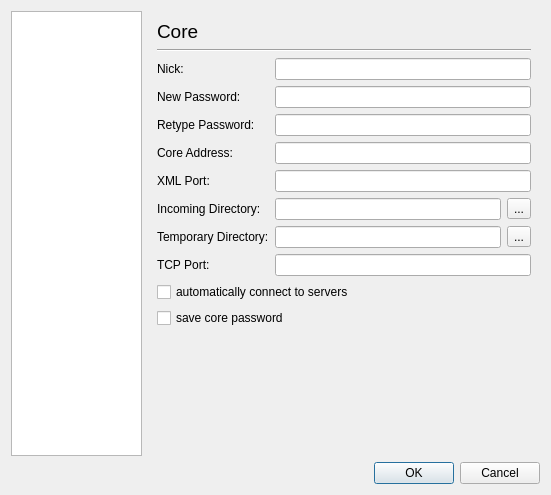
<?xml version="1.0" encoding="UTF-8"?>
<ui version="4.0">
 <class>OptionsDialogBase</class>
 <widget class="QDialog" name="OptionsDialogBase">
  <property name="geometry">
   <rect>
    <x>0</x>
    <y>0</y>
    <width>551</width>
    <height>495</height>
   </rect>
  </property>
  <property name="windowTitle">
   <string>Configure</string>
  </property>
  <property name="windowIcon">
   <iconset resource="images.qrc">
    <normaloff>:/juicer.png</normaloff>:/juicer.png</iconset>
  </property>
  <layout class="QGridLayout" name="gridLayout">
   <item row="0" column="0">
    <widget class="QListWidget" name="listWidget">
     <property name="sizePolicy">
      <sizepolicy hsizetype="Fixed" vsizetype="Expanding">
       <horstretch>0</horstretch>
       <verstretch>0</verstretch>
      </sizepolicy>
     </property>
     <property name="minimumSize">
      <size>
       <width>131</width>
       <height>0</height>
      </size>
     </property>
     <property name="maximumSize">
      <size>
       <width>131</width>
       <height>16777215</height>
      </size>
     </property>
     <property name="autoScroll">
      <bool>false</bool>
     </property>
     <property name="selectionBehavior">
      <enum>QAbstractItemView::SelectRows</enum>
     </property>
    </widget>
   </item>
   <item row="1" column="1">
    <widget class="QDialogButtonBox" name="buttonBox">
     <property name="standardButtons">
      <set>QDialogButtonBox::Cancel|QDialogButtonBox::Ok</set>
     </property>
    </widget>
   </item>
   <item row="0" column="1">
    <widget class="QStackedWidget" name="stackedWidget">
     <property name="sizePolicy">
      <sizepolicy hsizetype="Expanding" vsizetype="Expanding">
       <horstretch>1</horstretch>
       <verstretch>1</verstretch>
      </sizepolicy>
     </property>
     <property name="frameShape">
      <enum>QFrame::NoFrame</enum>
     </property>
     <property name="currentIndex">
      <number>0</number>
     </property>
     <widget class="QWidget" name="Core">
      <layout class="QVBoxLayout" name="verticalLayout">
       <item>
        <widget class="QLabel" name="label_24">
         <property name="font">
          <font>
           <pointsize>14</pointsize>
          </font>
         </property>
         <property name="text">
          <string>Core</string>
         </property>
        </widget>
       </item>
       <item>
        <widget class="Line" name="line">
         <property name="orientation">
          <enum>Qt::Horizontal</enum>
         </property>
        </widget>
       </item>
       <item>
        <layout class="QFormLayout" name="formLayout">
         <property name="labelAlignment">
          <set>Qt::AlignLeading|Qt::AlignLeft|Qt::AlignVCenter</set>
         </property>
         <item row="0" column="0">
          <widget class="QLabel" name="nickLabel">
           <property name="text">
            <string>Nick:</string>
           </property>
          </widget>
         </item>
         <item row="0" column="1">
          <widget class="QLineEdit" name="nickEdit"/>
         </item>
         <item row="1" column="0">
          <widget class="QLabel" name="passwordLabel">
           <property name="text">
            <string>New Password:</string>
           </property>
          </widget>
         </item>
         <item row="1" column="1">
          <widget class="QLineEdit" name="passwordEdit">
           <property name="echoMode">
            <enum>QLineEdit::Password</enum>
           </property>
          </widget>
         </item>
         <item row="2" column="0">
          <widget class="QLabel" name="retypeLabel">
           <property name="text">
            <string>Retype Password:</string>
           </property>
          </widget>
         </item>
         <item row="2" column="1">
          <widget class="QLineEdit" name="retypeEdit">
           <property name="echoMode">
            <enum>QLineEdit::Password</enum>
           </property>
          </widget>
         </item>
         <item row="3" column="0">
          <widget class="QLabel" name="coreLabel">
           <property name="text">
            <string>Core Address:</string>
           </property>
          </widget>
         </item>
         <item row="3" column="1">
          <widget class="QLineEdit" name="coreEdit"/>
         </item>
         <item row="4" column="0">
          <widget class="QLabel" name="xmlLabel">
           <property name="text">
            <string>XML Port:</string>
           </property>
          </widget>
         </item>
         <item row="4" column="1">
          <widget class="QLineEdit" name="xmlEdit"/>
         </item>
         <item row="5" column="0">
          <widget class="QLabel" name="incomingLabel">
           <property name="text">
            <string>Incoming Directory:</string>
           </property>
          </widget>
         </item>
         <item row="5" column="1">
          <layout class="QHBoxLayout" name="horizontalLayout">
           <item>
            <widget class="QLineEdit" name="incomingEdit"/>
           </item>
           <item>
            <widget class="QToolButton" name="incomingButton">
             <property name="text">
              <string>...</string>
             </property>
            </widget>
           </item>
          </layout>
         </item>
         <item row="6" column="0">
          <widget class="QLabel" name="tempLabel">
           <property name="text">
            <string>Temporary Directory:</string>
           </property>
          </widget>
         </item>
         <item row="6" column="1">
          <layout class="QHBoxLayout" name="horizontalLayout_2">
           <item>
            <widget class="QLineEdit" name="tempEdit"/>
           </item>
           <item>
            <widget class="QToolButton" name="tempButton">
             <property name="text">
              <string>...</string>
             </property>
            </widget>
           </item>
          </layout>
         </item>
         <item row="7" column="0">
          <widget class="QLabel" name="tcpLabel">
           <property name="text">
            <string>TCP Port:</string>
           </property>
          </widget>
         </item>
         <item row="7" column="1">
          <widget class="QLineEdit" name="tcpEdit"/>
         </item>
        </layout>
       </item>
       <item>
        <widget class="QCheckBox" name="autoConnect">
         <property name="text">
          <string>automatically connect to servers</string>
         </property>
        </widget>
       </item>
       <item>
        <widget class="QCheckBox" name="savePassword">
         <property name="text">
          <string>save core password</string>
         </property>
        </widget>
       </item>
       <item>
        <spacer name="verticalSpacer_2">
         <property name="orientation">
          <enum>Qt::Vertical</enum>
         </property>
         <property name="sizeHint" stdset="0">
          <size>
           <width>20</width>
           <height>28</height>
          </size>
         </property>
        </spacer>
       </item>
      </layout>
     </widget>
     <widget class="QWidget" name="Limits">
      <layout class="QVBoxLayout" name="verticalLayout_2">
       <item>
        <widget class="QLabel" name="label_25">
         <property name="font">
          <font>
           <pointsize>14</pointsize>
          </font>
         </property>
         <property name="text">
          <string>Limits</string>
         </property>
        </widget>
       </item>
       <item>
        <widget class="Line" name="line_2">
         <property name="orientation">
          <enum>Qt::Horizontal</enum>
         </property>
        </widget>
       </item>
       <item>
        <layout class="QFormLayout" name="formLayout_2">
         <property name="labelAlignment">
          <set>Qt::AlignLeading|Qt::AlignLeft|Qt::AlignVCenter</set>
         </property>
         <item row="0" column="0">
          <widget class="QLabel" name="downLabel">
           <property name="sizePolicy">
            <sizepolicy hsizetype="Preferred" vsizetype="Preferred">
             <horstretch>50</horstretch>
             <verstretch>0</verstretch>
            </sizepolicy>
           </property>
           <property name="text">
            <string>Max. Download Speed:</string>
           </property>
          </widget>
         </item>
         <item row="0" column="1">
          <widget class="QSpinBox" name="downSpin">
           <property name="sizePolicy">
            <sizepolicy hsizetype="Minimum" vsizetype="Fixed">
             <horstretch>1</horstretch>
             <verstretch>0</verstretch>
            </sizepolicy>
           </property>
           <property name="alignment">
            <set>Qt::AlignRight</set>
           </property>
           <property name="suffix">
            <string> kByte/s</string>
           </property>
           <property name="maximum">
            <number>9999</number>
           </property>
          </widget>
         </item>
         <item row="1" column="0">
          <widget class="QLabel" name="upLabel">
           <property name="sizePolicy">
            <sizepolicy hsizetype="Preferred" vsizetype="Preferred">
             <horstretch>50</horstretch>
             <verstretch>0</verstretch>
            </sizepolicy>
           </property>
           <property name="text">
            <string>Max. Upload Speed:</string>
           </property>
          </widget>
         </item>
         <item row="1" column="1">
          <widget class="QSpinBox" name="upSpin">
           <property name="sizePolicy">
            <sizepolicy hsizetype="Minimum" vsizetype="Fixed">
             <horstretch>1</horstretch>
             <verstretch>0</verstretch>
            </sizepolicy>
           </property>
           <property name="alignment">
            <set>Qt::AlignRight</set>
           </property>
           <property name="suffix">
            <string> kByte/s</string>
           </property>
           <property name="maximum">
            <number>9999</number>
           </property>
          </widget>
         </item>
         <item row="2" column="0">
          <widget class="QLabel" name="slotLabel">
           <property name="sizePolicy">
            <sizepolicy hsizetype="Preferred" vsizetype="Preferred">
             <horstretch>50</horstretch>
             <verstretch>0</verstretch>
            </sizepolicy>
           </property>
           <property name="text">
            <string>Max. Speed Per Slot:</string>
           </property>
          </widget>
         </item>
         <item row="2" column="1">
          <widget class="QSpinBox" name="slotSpin">
           <property name="sizePolicy">
            <sizepolicy hsizetype="Minimum" vsizetype="Fixed">
             <horstretch>1</horstretch>
             <verstretch>0</verstretch>
            </sizepolicy>
           </property>
           <property name="alignment">
            <set>Qt::AlignRight</set>
           </property>
           <property name="suffix">
            <string> kByte/s</string>
           </property>
           <property name="maximum">
            <number>9999</number>
           </property>
          </widget>
         </item>
         <item row="3" column="0">
          <widget class="QLabel" name="sourcesLabel">
           <property name="sizePolicy">
            <sizepolicy hsizetype="Preferred" vsizetype="Preferred">
             <horstretch>50</horstretch>
             <verstretch>0</verstretch>
            </sizepolicy>
           </property>
           <property name="text">
            <string>Max. Sources Per File:</string>
           </property>
          </widget>
         </item>
         <item row="3" column="1">
          <widget class="QSpinBox" name="sourcesSpin">
           <property name="sizePolicy">
            <sizepolicy hsizetype="Minimum" vsizetype="Fixed">
             <horstretch>1</horstretch>
             <verstretch>0</verstretch>
            </sizepolicy>
           </property>
           <property name="alignment">
            <set>Qt::AlignRight</set>
           </property>
           <property name="suffix">
            <string/>
           </property>
           <property name="maximum">
            <number>9999</number>
           </property>
          </widget>
         </item>
         <item row="4" column="0">
          <widget class="QLabel" name="connectionsLabel">
           <property name="sizePolicy">
            <sizepolicy hsizetype="Preferred" vsizetype="Preferred">
             <horstretch>50</horstretch>
             <verstretch>0</verstretch>
            </sizepolicy>
           </property>
           <property name="text">
            <string>Max. Connections:</string>
           </property>
          </widget>
         </item>
         <item row="4" column="1">
          <widget class="QSpinBox" name="connectionsSpin">
           <property name="sizePolicy">
            <sizepolicy hsizetype="Minimum" vsizetype="Fixed">
             <horstretch>1</horstretch>
             <verstretch>0</verstretch>
            </sizepolicy>
           </property>
           <property name="alignment">
            <set>Qt::AlignRight</set>
           </property>
           <property name="suffix">
            <string/>
           </property>
           <property name="maximum">
            <number>9999</number>
           </property>
          </widget>
         </item>
         <item row="5" column="0">
          <widget class="QLabel" name="newLabel">
           <property name="sizePolicy">
            <sizepolicy hsizetype="Preferred" vsizetype="Preferred">
             <horstretch>50</horstretch>
             <verstretch>0</verstretch>
            </sizepolicy>
           </property>
           <property name="text">
            <string>Max. New Connections:</string>
           </property>
          </widget>
         </item>
         <item row="5" column="1">
          <widget class="QSpinBox" name="newSpin">
           <property name="sizePolicy">
            <sizepolicy hsizetype="Minimum" vsizetype="Fixed">
             <horstretch>1</horstretch>
             <verstretch>0</verstretch>
            </sizepolicy>
           </property>
           <property name="alignment">
            <set>Qt::AlignRight</set>
           </property>
           <property name="suffix">
            <string> per 10 seconds</string>
           </property>
           <property name="maximum">
            <number>9999</number>
           </property>
          </widget>
         </item>
        </layout>
       </item>
       <item>
        <spacer name="verticalSpacer_4">
         <property name="orientation">
          <enum>Qt::Vertical</enum>
         </property>
         <property name="sizeHint" stdset="0">
          <size>
           <width>20</width>
           <height>152</height>
          </size>
         </property>
        </spacer>
       </item>
      </layout>
     </widget>
     <widget class="QWidget" name="Appearance">
      <layout class="QVBoxLayout" name="verticalLayout_15">
       <item>
        <widget class="QLabel" name="label_26">
         <property name="font">
          <font>
           <pointsize>14</pointsize>
          </font>
         </property>
         <property name="text">
          <string>Appearance</string>
         </property>
        </widget>
       </item>
       <item>
        <widget class="Line" name="line_3">
         <property name="orientation">
          <enum>Qt::Horizontal</enum>
         </property>
        </widget>
       </item>
       <item>
        <widget class="QCheckBox" name="showSplash">
         <property name="text">
          <string>show splash screen on startup</string>
         </property>
        </widget>
       </item>
       <item>
        <widget class="QCheckBox" name="trayCheckBox">
         <property name="text">
          <string>use tray icon</string>
         </property>
        </widget>
       </item>
       <item>
        <widget class="QCheckBox" name="altRowsCheckBox">
         <property name="text">
          <string>alternating row colors</string>
         </property>
        </widget>
       </item>
       <item>
        <layout class="QFormLayout" name="formLayout_4">
         <property name="labelAlignment">
          <set>Qt::AlignLeading|Qt::AlignLeft|Qt::AlignVCenter</set>
         </property>
         <item row="0" column="0">
          <widget class="QLabel" name="label_30">
           <property name="sizePolicy">
            <sizepolicy hsizetype="Preferred" vsizetype="Preferred">
             <horstretch>0</horstretch>
             <verstretch>0</verstretch>
            </sizepolicy>
           </property>
           <property name="maximumSize">
            <size>
             <width>66</width>
             <height>16777215</height>
            </size>
           </property>
           <property name="text">
            <string>language:</string>
           </property>
          </widget>
         </item>
         <item row="0" column="1">
          <layout class="QHBoxLayout" name="horizontalLayout_3">
           <item>
            <widget class="QComboBox" name="languageComboBox">
             <property name="sizePolicy">
              <sizepolicy hsizetype="Preferred" vsizetype="Fixed">
               <horstretch>0</horstretch>
               <verstretch>0</verstretch>
              </sizepolicy>
             </property>
            </widget>
           </item>
           <item>
            <spacer name="horizontalSpacer">
             <property name="orientation">
              <enum>Qt::Horizontal</enum>
             </property>
             <property name="sizeHint" stdset="0">
              <size>
               <width>40</width>
               <height>20</height>
              </size>
             </property>
            </spacer>
           </item>
          </layout>
         </item>
         <item row="1" column="0">
          <widget class="QLabel" name="label_32">
           <property name="sizePolicy">
            <sizepolicy hsizetype="Preferred" vsizetype="Preferred">
             <horstretch>0</horstretch>
             <verstretch>0</verstretch>
            </sizepolicy>
           </property>
           <property name="text">
            <string>font:</string>
           </property>
          </widget>
         </item>
         <item row="1" column="1">
          <layout class="QHBoxLayout" name="horizontalLayout_4">
           <item>
            <widget class="QFontComboBox" name="fontComboBox">
             <property name="sizePolicy">
              <sizepolicy hsizetype="Preferred" vsizetype="Fixed">
               <horstretch>0</horstretch>
               <verstretch>0</verstretch>
              </sizepolicy>
             </property>
            </widget>
           </item>
           <item>
            <widget class="QComboBox" name="fontSizeComboBox"/>
           </item>
          </layout>
         </item>
        </layout>
       </item>
       <item>
        <widget class="QGroupBox" name="groupBox_4">
         <property name="title">
          <string>Show Elements</string>
         </property>
         <layout class="QVBoxLayout" name="verticalLayout_13">
          <item>
           <widget class="QTabWidget" name="tabWidget">
            <property name="sizePolicy">
             <sizepolicy hsizetype="Expanding" vsizetype="Preferred">
              <horstretch>0</horstretch>
              <verstretch>0</verstretch>
             </sizepolicy>
            </property>
            <property name="minimumSize">
             <size>
              <width>0</width>
              <height>0</height>
             </size>
            </property>
            <property name="currentIndex">
             <number>0</number>
            </property>
            <widget class="QWidget" name="downloads">
             <attribute name="title">
              <string>Downloads</string>
             </attribute>
             <layout class="QVBoxLayout" name="verticalLayout_3">
              <property name="margin">
               <number>0</number>
              </property>
              <item>
               <widget class="QListWidget" name="downloadTabList">
                <property name="enabled">
                 <bool>true</bool>
                </property>
                <property name="sizePolicy">
                 <sizepolicy hsizetype="Expanding" vsizetype="MinimumExpanding">
                  <horstretch>20</horstretch>
                  <verstretch>0</verstretch>
                 </sizepolicy>
                </property>
                <property name="minimumSize">
                 <size>
                  <width>143</width>
                  <height>100</height>
                 </size>
                </property>
                <property name="maximumSize">
                 <size>
                  <width>9999</width>
                  <height>9999</height>
                 </size>
                </property>
                <property name="sizeIncrement">
                 <size>
                  <width>10</width>
                  <height>0</height>
                 </size>
                </property>
                <property name="selectionMode">
                 <enum>QAbstractItemView::NoSelection</enum>
                </property>
               </widget>
              </item>
             </layout>
            </widget>
            <widget class="QWidget" name="uploads">
             <attribute name="title">
              <string>Uploads</string>
             </attribute>
             <layout class="QVBoxLayout" name="verticalLayout_14">
              <property name="margin">
               <number>0</number>
              </property>
              <item>
               <widget class="QListWidget" name="uploadTabList">
                <property name="enabled">
                 <bool>true</bool>
                </property>
                <property name="sizePolicy">
                 <sizepolicy hsizetype="Expanding" vsizetype="Expanding">
                  <horstretch>20</horstretch>
                  <verstretch>0</verstretch>
                 </sizepolicy>
                </property>
                <property name="minimumSize">
                 <size>
                  <width>143</width>
                  <height>100</height>
                 </size>
                </property>
                <property name="maximumSize">
                 <size>
                  <width>9999</width>
                  <height>9999</height>
                 </size>
                </property>
                <property name="sizeIncrement">
                 <size>
                  <width>10</width>
                  <height>0</height>
                 </size>
                </property>
                <property name="selectionMode">
                 <enum>QAbstractItemView::NoSelection</enum>
                </property>
               </widget>
              </item>
             </layout>
            </widget>
            <widget class="QWidget" name="statusbar">
             <attribute name="title">
              <string>Statusbar</string>
             </attribute>
             <layout class="QVBoxLayout" name="verticalLayout_12">
              <property name="margin">
               <number>0</number>
              </property>
              <item>
               <widget class="QListWidget" name="statusbarList">
                <property name="sizePolicy">
                 <sizepolicy hsizetype="Expanding" vsizetype="Minimum">
                  <horstretch>100</horstretch>
                  <verstretch>0</verstretch>
                 </sizepolicy>
                </property>
                <property name="minimumSize">
                 <size>
                  <width>143</width>
                  <height>100</height>
                 </size>
                </property>
                <property name="maximumSize">
                 <size>
                  <width>9999</width>
                  <height>9999</height>
                 </size>
                </property>
                <property name="sizeIncrement">
                 <size>
                  <width>10</width>
                  <height>0</height>
                 </size>
                </property>
                <property name="selectionMode">
                 <enum>QAbstractItemView::NoSelection</enum>
                </property>
               </widget>
              </item>
             </layout>
            </widget>
           </widget>
          </item>
         </layout>
        </widget>
       </item>
       <item>
        <spacer name="verticalSpacer_8">
         <property name="orientation">
          <enum>Qt::Vertical</enum>
         </property>
         <property name="sizeHint" stdset="0">
          <size>
           <width>20</width>
           <height>43</height>
          </size>
         </property>
        </spacer>
       </item>
      </layout>
     </widget>
     <widget class="QWidget" name="Behaviour">
      <layout class="QVBoxLayout" name="verticalLayout_10">
       <item>
        <widget class="QLabel" name="label_27">
         <property name="font">
          <font>
           <pointsize>14</pointsize>
          </font>
         </property>
         <property name="text">
          <string>Behaviour</string>
         </property>
        </widget>
       </item>
       <item>
        <widget class="Line" name="line_4">
         <property name="orientation">
          <enum>Qt::Horizontal</enum>
         </property>
        </widget>
       </item>
       <item>
        <layout class="QFormLayout" name="formLayout_5">
         <property name="labelAlignment">
          <set>Qt::AlignLeading|Qt::AlignLeft|Qt::AlignVCenter</set>
         </property>
         <item row="0" column="0">
          <widget class="QLabel" name="label_9">
           <property name="text">
            <string>Refresh:</string>
           </property>
          </widget>
         </item>
         <item row="0" column="1">
          <layout class="QHBoxLayout" name="horizontalLayout_5">
           <item>
            <widget class="QSpinBox" name="refreshSpin">
             <property name="maximumSize">
              <size>
               <width>100</width>
               <height>16777215</height>
              </size>
             </property>
             <property name="suffix">
              <string>sec.</string>
             </property>
             <property name="minimum">
              <number>1</number>
             </property>
            </widget>
           </item>
           <item>
            <spacer name="horizontalSpacer_2">
             <property name="orientation">
              <enum>Qt::Horizontal</enum>
             </property>
             <property name="sizeHint" stdset="0">
              <size>
               <width>40</width>
               <height>20</height>
              </size>
             </property>
            </spacer>
           </item>
          </layout>
         </item>
         <item row="1" column="0">
          <widget class="QLabel" name="label_8">
           <property name="text">
            <string>Server Source:</string>
           </property>
          </widget>
         </item>
         <item row="1" column="1">
          <widget class="QLineEdit" name="serverEdit"/>
         </item>
         <item row="2" column="1">
          <widget class="QCheckBox" name="fetchServersCheckBox">
           <property name="text">
            <string>fetch new servers on startup</string>
           </property>
          </widget>
         </item>
        </layout>
       </item>
       <item>
        <widget class="QCheckBox" name="checkUpdatesCheckBox">
         <property name="text">
          <string>automatically check for updates
(not all platforms are supported)</string>
         </property>
        </widget>
       </item>
       <item>
        <widget class="QCheckBox" name="observeClipboardCheckBox">
         <property name="text">
          <string>automatically add links from the clipboard</string>
         </property>
        </widget>
       </item>
       <item>
        <widget class="QCheckBox" name="quitGUIAfterCoreExitCheckBox">
         <property name="text">
          <string>quit Juicer after exiting the Core</string>
         </property>
        </widget>
       </item>
       <item>
        <widget class="QGroupBox" name="handlerGroupBox">
         <property name="title">
          <string>ajfsp:// handler</string>
         </property>
         <layout class="QVBoxLayout" name="verticalLayout_4">
          <property name="topMargin">
           <number>4</number>
          </property>
          <item>
           <layout class="QHBoxLayout" name="horizontalLayout_10">
            <item>
             <widget class="QCheckBox" name="handlerCheckCheckBox">
              <property name="text">
               <string>check on startup</string>
              </property>
             </widget>
            </item>
            <item>
             <widget class="QCheckBox" name="handlerDefaultCheckBox">
              <property name="text">
               <string>set as default</string>
              </property>
             </widget>
            </item>
           </layout>
          </item>
          <item>
           <widget class="QPushButton" name="handlerPushButton">
            <property name="text">
             <string>make default application now</string>
            </property>
           </widget>
          </item>
         </layout>
        </widget>
       </item>
       <item>
        <spacer name="verticalSpacer_3">
         <property name="orientation">
          <enum>Qt::Vertical</enum>
         </property>
         <property name="sizeHint" stdset="0">
          <size>
           <width>20</width>
           <height>255</height>
          </size>
         </property>
        </spacer>
       </item>
      </layout>
     </widget>
     <widget class="QWidget" name="Seite">
      <layout class="QVBoxLayout" name="verticalLayout_24">
       <item>
        <widget class="QLabel" name="label_3">
         <property name="font">
          <font>
           <pointsize>14</pointsize>
          </font>
         </property>
         <property name="text">
          <string>Search</string>
         </property>
        </widget>
       </item>
       <item>
        <widget class="Line" name="line_15">
         <property name="orientation">
          <enum>Qt::Horizontal</enum>
         </property>
        </widget>
       </item>
       <item>
        <widget class="QLabel" name="label_4">
         <property name="text">
          <string>file suffixes (separated by space, without dot):</string>
         </property>
        </widget>
       </item>
       <item>
        <layout class="QFormLayout" name="formLayout_17">
         <property name="labelAlignment">
          <set>Qt::AlignLeading|Qt::AlignLeft|Qt::AlignVCenter</set>
         </property>
         <item row="0" column="0">
          <widget class="QLabel" name="label_5">
           <property name="text">
            <string>Video:</string>
           </property>
          </widget>
         </item>
         <item row="0" column="1">
          <widget class="QLineEdit" name="videoEdit"/>
         </item>
         <item row="1" column="0">
          <widget class="QLabel" name="label_6">
           <property name="text">
            <string>Audio:</string>
           </property>
          </widget>
         </item>
         <item row="1" column="1">
          <widget class="QLineEdit" name="audioEdit"/>
         </item>
         <item row="2" column="0">
          <widget class="QLabel" name="label_7">
           <property name="text">
            <string>Image:</string>
           </property>
          </widget>
         </item>
         <item row="2" column="1">
          <widget class="QLineEdit" name="imageEdit"/>
         </item>
         <item row="3" column="0">
          <widget class="QLabel" name="label_12">
           <property name="text">
            <string>Text:</string>
           </property>
          </widget>
         </item>
         <item row="3" column="1">
          <widget class="QLineEdit" name="textEdit"/>
         </item>
         <item row="4" column="0">
          <widget class="QLabel" name="label_13">
           <property name="text">
            <string>Archive:</string>
           </property>
          </widget>
         </item>
         <item row="4" column="1">
          <widget class="QLineEdit" name="archiveEdit"/>
         </item>
         <item row="5" column="0">
          <widget class="QLabel" name="label_14">
           <property name="text">
            <string>CD/DVD:</string>
           </property>
          </widget>
         </item>
         <item row="5" column="1">
          <widget class="QLineEdit" name="cddvdEdit"/>
         </item>
        </layout>
       </item>
       <item>
        <spacer name="verticalSpacer_7">
         <property name="orientation">
          <enum>Qt::Vertical</enum>
         </property>
         <property name="sizeHint" stdset="0">
          <size>
           <width>20</width>
           <height>151</height>
          </size>
         </property>
        </spacer>
       </item>
      </layout>
     </widget>
     <widget class="QWidget" name="Launching">
      <layout class="QVBoxLayout" name="verticalLayout_6">
       <item>
        <widget class="QLabel" name="label_28">
         <property name="font">
          <font>
           <pointsize>14</pointsize>
          </font>
         </property>
         <property name="text">
          <string>Launching</string>
         </property>
        </widget>
       </item>
       <item>
        <widget class="Line" name="line_5">
         <property name="orientation">
          <enum>Qt::Horizontal</enum>
         </property>
        </widget>
       </item>
       <item>
        <layout class="QFormLayout" name="formLayout_8">
         <item row="0" column="0">
          <widget class="QLabel" name="label_22">
           <property name="sizePolicy">
            <sizepolicy hsizetype="Fixed" vsizetype="Fixed">
             <horstretch>0</horstretch>
             <verstretch>0</verstretch>
            </sizepolicy>
           </property>
           <property name="text">
            <string>Open files with:</string>
           </property>
          </widget>
         </item>
         <item row="0" column="1">
          <layout class="QHBoxLayout" name="horizontalLayout_6">
           <item>
            <widget class="QComboBox" name="launchCombo">
             <property name="editable">
              <bool>true</bool>
             </property>
            </widget>
           </item>
           <item>
            <widget class="QToolButton" name="launcherButton">
             <property name="text">
              <string>...</string>
             </property>
            </widget>
           </item>
          </layout>
         </item>
        </layout>
       </item>
       <item>
        <widget class="QGroupBox" name="groupBox">
         <property name="sizePolicy">
          <sizepolicy hsizetype="Expanding" vsizetype="Expanding">
           <horstretch>0</horstretch>
           <verstretch>0</verstretch>
          </sizepolicy>
         </property>
         <property name="title">
          <string>Location of files</string>
         </property>
         <layout class="QVBoxLayout" name="verticalLayout_5">
          <item>
           <widget class="QRadioButton" name="sameComputerRadio">
            <property name="text">
             <string>Core is running at the same computer</string>
            </property>
           </widget>
          </item>
          <item>
           <widget class="QRadioButton" name="specificRadio">
            <property name="text">
             <string>Use specific folders:</string>
            </property>
           </widget>
          </item>
          <item>
           <widget class="QLabel" name="incomingSpecificLabel">
            <property name="text">
             <string>Incoming Directory:</string>
            </property>
           </widget>
          </item>
          <item>
           <layout class="QHBoxLayout" name="horizontalLayout_8">
            <item>
             <widget class="QLineEdit" name="incomingSpecificEdit"/>
            </item>
            <item>
             <widget class="QToolButton" name="incomingSpecificButton">
              <property name="text">
               <string>...</string>
              </property>
             </widget>
            </item>
           </layout>
          </item>
          <item>
           <widget class="QLabel" name="tempSpecificLabel">
            <property name="text">
             <string>Temporary Directory:</string>
            </property>
           </widget>
          </item>
          <item>
           <layout class="QHBoxLayout" name="horizontalLayout_9">
            <item>
             <widget class="QLineEdit" name="tempSpecificEdit"/>
            </item>
            <item>
             <widget class="QToolButton" name="tempSpecificButton">
              <property name="text">
               <string>...</string>
              </property>
             </widget>
            </item>
           </layout>
          </item>
          <item>
           <widget class="QRadioButton" name="ftpRadio">
            <property name="enabled">
             <bool>true</bool>
            </property>
            <property name="text">
             <string>Use ftp</string>
            </property>
           </widget>
          </item>
          <item>
           <widget class="QPushButton" name="jumpFtpButton">
            <property name="text">
             <string>jump to ftp settings</string>
            </property>
           </widget>
          </item>
         </layout>
        </widget>
       </item>
       <item>
        <spacer name="verticalSpacer_5">
         <property name="orientation">
          <enum>Qt::Vertical</enum>
         </property>
         <property name="sizeHint" stdset="0">
          <size>
           <width>20</width>
           <height>31</height>
          </size>
         </property>
        </spacer>
       </item>
      </layout>
     </widget>
     <widget class="QWidget" name="Ftp">
      <layout class="QVBoxLayout" name="verticalLayout_9">
       <item>
        <widget class="QLabel" name="label_29">
         <property name="font">
          <font>
           <pointsize>14</pointsize>
          </font>
         </property>
         <property name="text">
          <string>FTP</string>
         </property>
        </widget>
       </item>
       <item>
        <widget class="Line" name="line_6">
         <property name="orientation">
          <enum>Qt::Horizontal</enum>
         </property>
        </widget>
       </item>
       <item>
        <layout class="QFormLayout" name="formLayout_6">
         <property name="labelAlignment">
          <set>Qt::AlignLeading|Qt::AlignLeft|Qt::AlignVCenter</set>
         </property>
         <item row="0" column="0">
          <widget class="QLabel" name="label_17">
           <property name="text">
            <string>Server:</string>
           </property>
          </widget>
         </item>
         <item row="0" column="1">
          <widget class="QLineEdit" name="ftpServerEdit"/>
         </item>
         <item row="1" column="0">
          <widget class="QLabel" name="label_18">
           <property name="text">
            <string>Port:</string>
           </property>
          </widget>
         </item>
         <item row="1" column="1">
          <widget class="QLineEdit" name="ftpPortEdit"/>
         </item>
         <item row="2" column="0">
          <widget class="QLabel" name="label_19">
           <property name="text">
            <string>User:</string>
           </property>
          </widget>
         </item>
         <item row="2" column="1">
          <widget class="QLineEdit" name="ftpUserEdit"/>
         </item>
         <item row="3" column="0">
          <widget class="QLabel" name="label_20">
           <property name="text">
            <string>Password:</string>
           </property>
          </widget>
         </item>
         <item row="3" column="1">
          <widget class="QLineEdit" name="ftpPasswordEdit">
           <property name="echoMode">
            <enum>QLineEdit::Password</enum>
           </property>
          </widget>
         </item>
         <item row="4" column="0">
          <widget class="QLabel" name="label_21">
           <property name="text">
            <string>Incoming Directory:</string>
           </property>
          </widget>
         </item>
         <item row="4" column="1">
          <widget class="QLineEdit" name="ftpInDirEdit"/>
         </item>
         <item row="5" column="0">
          <widget class="QLabel" name="label_23">
           <property name="text">
            <string>Temporary Directory:</string>
           </property>
          </widget>
         </item>
         <item row="5" column="1">
          <widget class="QLineEdit" name="ftpTmpDirEdit"/>
         </item>
        </layout>
       </item>
       <item>
        <layout class="QHBoxLayout" name="horizontalLayout_7">
         <item>
          <widget class="QGroupBox" name="groupBox_3">
           <property name="sizePolicy">
            <sizepolicy hsizetype="Preferred" vsizetype="Preferred">
             <horstretch>1</horstretch>
             <verstretch>0</verstretch>
            </sizepolicy>
           </property>
           <property name="title">
            <string>Mode</string>
           </property>
           <layout class="QVBoxLayout" name="verticalLayout_8">
            <item>
             <widget class="QRadioButton" name="ftpPassiveRadioButton">
              <property name="text">
               <string>passive</string>
              </property>
             </widget>
            </item>
            <item>
             <widget class="QRadioButton" name="ftpActiveRadioButton">
              <property name="text">
               <string>active</string>
              </property>
             </widget>
            </item>
           </layout>
          </widget>
         </item>
         <item>
          <widget class="QGroupBox" name="groupBox_2">
           <property name="sizePolicy">
            <sizepolicy hsizetype="Minimum" vsizetype="Preferred">
             <horstretch>2</horstretch>
             <verstretch>0</verstretch>
            </sizepolicy>
           </property>
           <property name="sizeIncrement">
            <size>
             <width>0</width>
             <height>0</height>
            </size>
           </property>
           <property name="title">
            <string>Launching</string>
           </property>
           <layout class="QVBoxLayout" name="verticalLayout_7">
            <item>
             <widget class="QRadioButton" name="ftpFullRadioButton">
              <property name="text">
               <string>open after 100% </string>
              </property>
             </widget>
            </item>
            <item>
             <layout class="QFormLayout" name="formLayout_7">
              <item row="0" column="0">
               <widget class="QRadioButton" name="ftpMbRadioButton">
                <property name="text">
                 <string>open after</string>
                </property>
               </widget>
              </item>
              <item row="0" column="1">
               <widget class="QSpinBox" name="ftpMbSpinBox">
                <property name="sizePolicy">
                 <sizepolicy hsizetype="Minimum" vsizetype="Fixed">
                  <horstretch>0</horstretch>
                  <verstretch>0</verstretch>
                 </sizepolicy>
                </property>
                <property name="layoutDirection">
                 <enum>Qt::LeftToRight</enum>
                </property>
                <property name="frame">
                 <bool>true</bool>
                </property>
                <property name="alignment">
                 <set>Qt::AlignRight</set>
                </property>
                <property name="suffix">
                 <string>MB</string>
                </property>
               </widget>
              </item>
             </layout>
            </item>
           </layout>
          </widget>
         </item>
        </layout>
       </item>
       <item>
        <spacer name="verticalSpacer">
         <property name="orientation">
          <enum>Qt::Vertical</enum>
         </property>
         <property name="sizeHint" stdset="0">
          <size>
           <width>20</width>
           <height>41</height>
          </size>
         </property>
        </spacer>
       </item>
      </layout>
     </widget>
     <widget class="QWidget" name="Reset">
      <layout class="QVBoxLayout" name="verticalLayout_11">
       <item>
        <widget class="QLabel" name="label">
         <property name="font">
          <font>
           <pointsize>14</pointsize>
          </font>
         </property>
         <property name="text">
          <string>Reset</string>
         </property>
        </widget>
       </item>
       <item>
        <widget class="Line" name="line_7">
         <property name="orientation">
          <enum>Qt::Horizontal</enum>
         </property>
        </widget>
       </item>
       <item>
        <widget class="QPushButton" name="resetPushButton">
         <property name="text">
          <string>Reset whole Juicer configuration to default values.</string>
         </property>
        </widget>
       </item>
       <item>
        <spacer name="verticalSpacer_6">
         <property name="orientation">
          <enum>Qt::Vertical</enum>
         </property>
         <property name="sizeHint" stdset="0">
          <size>
           <width>20</width>
           <height>330</height>
          </size>
         </property>
        </spacer>
       </item>
      </layout>
     </widget>
    </widget>
   </item>
  </layout>
 </widget>
 <tabstops>
  <tabstop>listWidget</tabstop>
  <tabstop>nickEdit</tabstop>
  <tabstop>passwordEdit</tabstop>
  <tabstop>retypeEdit</tabstop>
  <tabstop>coreEdit</tabstop>
  <tabstop>xmlEdit</tabstop>
  <tabstop>incomingEdit</tabstop>
  <tabstop>incomingButton</tabstop>
  <tabstop>tempEdit</tabstop>
  <tabstop>tempButton</tabstop>
  <tabstop>tcpEdit</tabstop>
  <tabstop>autoConnect</tabstop>
  <tabstop>savePassword</tabstop>
  <tabstop>downSpin</tabstop>
  <tabstop>upSpin</tabstop>
  <tabstop>slotSpin</tabstop>
  <tabstop>sourcesSpin</tabstop>
  <tabstop>connectionsSpin</tabstop>
  <tabstop>newSpin</tabstop>
  <tabstop>showSplash</tabstop>
  <tabstop>trayCheckBox</tabstop>
  <tabstop>altRowsCheckBox</tabstop>
  <tabstop>languageComboBox</tabstop>
  <tabstop>fontComboBox</tabstop>
  <tabstop>fontSizeComboBox</tabstop>
  <tabstop>refreshSpin</tabstop>
  <tabstop>serverEdit</tabstop>
  <tabstop>fetchServersCheckBox</tabstop>
  <tabstop>launchCombo</tabstop>
  <tabstop>launcherButton</tabstop>
  <tabstop>sameComputerRadio</tabstop>
  <tabstop>specificRadio</tabstop>
  <tabstop>incomingSpecificEdit</tabstop>
  <tabstop>incomingSpecificButton</tabstop>
  <tabstop>tempSpecificEdit</tabstop>
  <tabstop>tempSpecificButton</tabstop>
  <tabstop>ftpRadio</tabstop>
  <tabstop>jumpFtpButton</tabstop>
  <tabstop>ftpServerEdit</tabstop>
  <tabstop>ftpPortEdit</tabstop>
  <tabstop>ftpUserEdit</tabstop>
  <tabstop>ftpPasswordEdit</tabstop>
  <tabstop>ftpInDirEdit</tabstop>
  <tabstop>ftpTmpDirEdit</tabstop>
  <tabstop>ftpPassiveRadioButton</tabstop>
  <tabstop>ftpActiveRadioButton</tabstop>
  <tabstop>ftpFullRadioButton</tabstop>
  <tabstop>ftpMbRadioButton</tabstop>
  <tabstop>ftpMbSpinBox</tabstop>
 </tabstops>
 <resources>
  <include location="images.qrc"/>
 </resources>
 <connections>
  <connection>
   <sender>handlerCheckCheckBox</sender>
   <signal>clicked(bool)</signal>
   <receiver>handlerDefaultCheckBox</receiver>
   <slot>setEnabled(bool)</slot>
   <hints>
    <hint type="sourcelabel">
     <x>239</x>
     <y>189</y>
    </hint>
    <hint type="destinationlabel">
     <x>417</x>
     <y>189</y>
    </hint>
   </hints>
  </connection>
  <connection>
   <sender>buttonBox</sender>
   <signal>accepted()</signal>
   <receiver>OptionsDialogBase</receiver>
   <slot>accept()</slot>
   <hints>
    <hint type="sourcelabel">
     <x>328</x>
     <y>426</y>
    </hint>
    <hint type="destinationlabel">
     <x>260</x>
     <y>222</y>
    </hint>
   </hints>
  </connection>
  <connection>
   <sender>buttonBox</sender>
   <signal>rejected()</signal>
   <receiver>OptionsDialogBase</receiver>
   <slot>reject()</slot>
   <hints>
    <hint type="sourcelabel">
     <x>328</x>
     <y>426</y>
    </hint>
    <hint type="destinationlabel">
     <x>260</x>
     <y>222</y>
    </hint>
   </hints>
  </connection>
 </connections>
</ui>
